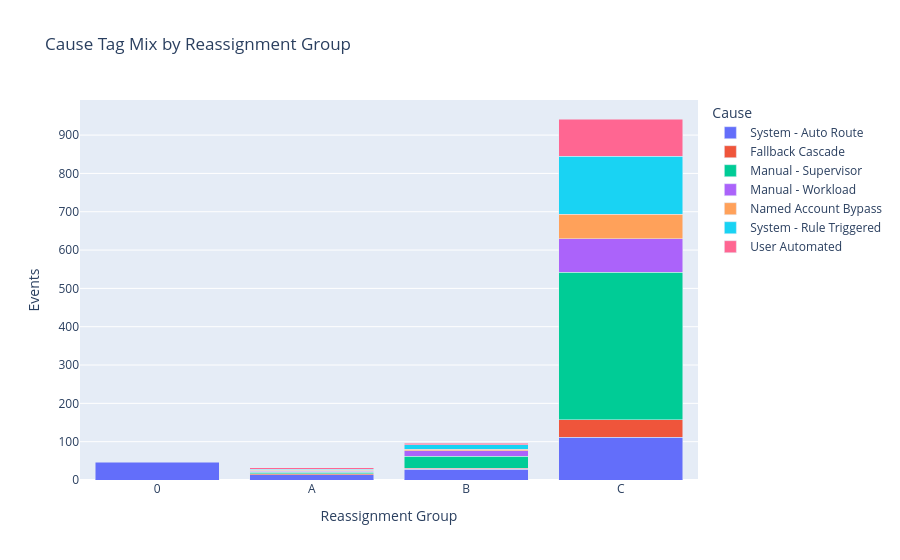

The code cell stored with this chart in its notebook:
### Markdown cell above
## Breakdown by final group (reassignment severity)

### Code cell
ct = (df.groupby(["final_group", "cause_tag_refined"])
        .size()
        .reset_index(name="count"))
fig = px.bar(ct, x="final_group", y="count", color="cause_tag_refined",
             barmode="stack",
             title="Cause Tag Mix by Reassignment Group",
             labels={"final_group": "Reassignment Group", "count": "Events",
                     "cause_tag_refined": "Cause"},
             category_orders={"final_group": ["0", "A", "B", "C"]})
fig.show()

### Figure 1 — Plotly figure (JSON) as saved in the notebook; plotly's stock layout.template omitted (floating-point values rounded to 4 significant figures)
{"data": [{"alignmentgroup": "True", "hovertemplate": "Cause=System - Auto Route<br>Reassignment Group=%{x}<br>Events=%{y}<extra></extra>", "legendgroup": "System - Auto Route", "marker": {"color": "#636efa", "pattern": {"shape": ""}}, "name": "System - Auto Route", "offsetgroup": "System - Auto Route", "orientation": "v", "showlegend": true, "textposition": "auto", "type": "bar", "x": ["0", "A", "B", "C"], "xaxis": "x", "y": [46, 14, 28, 112], "yaxis": "y"}, {"alignmentgroup": "True", "hovertemplate": "Cause=Fallback Cascade<br>Reassignment Group=%{x}<br>Events=%{y}<extra></extra>", "legendgroup": "Fallback Cascade", "marker": {"color": "#EF553B", "pattern": {"shape": ""}}, "name": "Fallback Cascade", "offsetgroup": "Fallback Cascade", "orientation": "v", "showlegend": true, "textposition": "auto", "type": "bar", "x": ["A", "B", "C"], "xaxis": "x", "y": [2, 3, 45], "yaxis": "y"}, {"alignmentgroup": "True", "hovertemplate": "Cause=Manual - Supervisor<br>Reassignment Group=%{x}<br>Events=%{y}<extra></extra>", "legendgroup": "Manual - Supervisor", "marker": {"color": "#00cc96", "pattern": {"shape": ""}}, "name": "Manual - Supervisor", "offsetgroup": "Manual - Supervisor", "orientation": "v", "showlegend": true, "textposition": "auto", "type": "bar", "x": ["A", "B", "C"], "xaxis": "x", "y": [4, 31, 385], "yaxis": "y"}, {"alignmentgroup": "True", "hovertemplate": "Cause=Manual - Workload<br>Reassignment Group=%{x}<br>Events=%{y}<extra></extra>", "legendgroup": "Manual - Workload", "marker": {"color": "#ab63fa", "pattern": {"shape": ""}}, "name": "Manual - Workload", "offsetgroup": "Manual - Workload", "orientation": "v", "showlegend": true, "textposition": "auto", "type": "bar", "x": ["A", "B", "C"], "xaxis": "x", "y": [3, 14, 88], "yaxis": "y"}, {"alignmentgroup": "True", "hovertemplate": "Cause=Named Account Bypass<br>Reassignment Group=%{x}<br>Events=%{y}<extra></extra>", "legendgroup": "Named Account Bypass", "marker": {"color": "#FFA15A", "pattern": {"shape": ""}}, "name": "Named Account Bypass", "offsetgroup": "Named Account Bypass", "orientation": "v", "showlegend": true, "textposition": "auto", "type": "bar", "x": ["A", "B", "C"], "xaxis": "x", "y": [3, 4, 64], "yaxis": "y"}, {"alignmentgroup": "True", "hovertemplate": "Cause=System - Rule Triggered<br>Reassignment Group=%{x}<br>Events=%{y}<extra></extra>", "legendgroup": "System - Rule Triggered", "marker": {"color": "#19d3f3", "pattern": {"shape": ""}}, "name": "System - Rule Triggered", "offsetgroup": "System - Rule Triggered", "orientation": "v", "showlegend": true, "textposition": "auto", "type": "bar", "x": ["A", "B", "C"], "xaxis": "x", "y": [2, 12, 151], "yaxis": "y"}, {"alignmentgroup": "True", "hovertemplate": "Cause=User Automated<br>Reassignment Group=%{x}<br>Events=%{y}<extra></extra>", "legendgroup": "User Automated", "marker": {"color": "#FF6692", "pattern": {"shape": ""}}, "name": "User Automated", "offsetgroup": "User Automated", "orientation": "v", "showlegend": true, "textposition": "auto", "type": "bar", "x": ["A", "B", "C"], "xaxis": "x", "y": [4, 4, 97], "yaxis": "y"}], "layout": {"barmode": "stack", "legend": {"title": {"text": "Cause"}, "tracegroupgap": 0}, "title": {"text": "Cause Tag Mix by Reassignment Group"}, "xaxis": {"anchor": "y", "categoryarray": ["0", "A", "B", "C"], "categoryorder": "array", "domain": [0.0, 1.0], "title": {"text": "Reassignment Group"}}, "yaxis": {"anchor": "x", "domain": [0.0, 1.0], "title": {"text": "Events"}}}}
